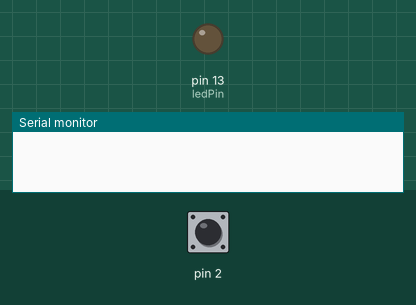
Recording of a sketch running on a simulated Arduino Uno, built with avr-gcc and run on an emulated ATmega328P. On the bench: output pins drawn as LEDs (lit = HIGH), the last lines printed to the serial monitor. Inputs (shaded band) come from the test bench; at power-on: pin 2 LOW.

Above: at 1.2 s.
1.3 s: pin 2 driven HIGH
At 1.8 s:
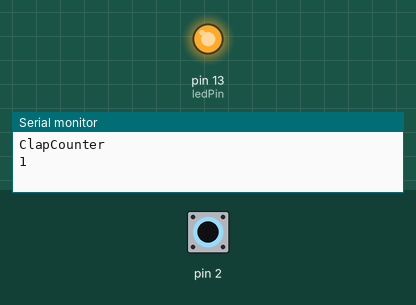
4.1 s: pin 2 pulsed LOW 2 times (0.12 s each, 0.3 s apart)
At 5.2 s:
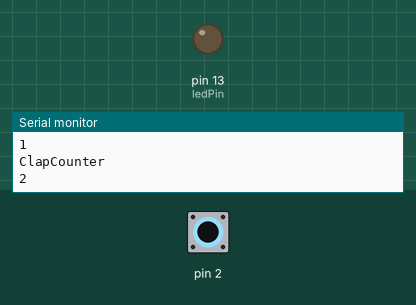
Timing chart, 0 to 7.1 s (numbered marks = the images above; inputs shaded):
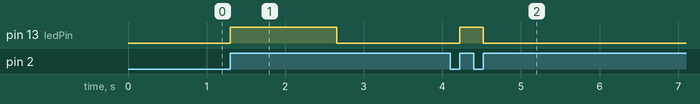

The sketch:

TestMillis.ino
```cpp
int ClapCounter =0;
int timebase = 0;
unsigned long startMillis;
int led=0;
int ledPin=13;


void setup() {
  // put your setup code here, to run once:
  attachInterrupt(0,IntHandler,RISING);
  pinMode(ledPin, OUTPUT);
  Serial.begin(9600);
}


void loop() {

/* timebase is the time period allowed to detect the all the hand Clap input
 *
 */
if (timebase>0){ timebase--;}
else{
  if(ClapCounter>0){
    if(ClapCounter==1){
      Serial.println("Clap one");
      }
    if(ClapCounter==2){
            Serial.println("Clap two");
      }
    if(ClapCounter==3){
            Serial.println("Clap three");
      }
    }
  ClapCounter=0;
  led=0;
  digitalWrite(ledPin,led);
  }
  delay(9);
}

void IntHandler(){
  /*ClapCounter started from 1 as first Clap interrupt occur.
   *
   */

  //Serial.print("Int==");
  //int Time=millis();
  //Serial.println(Time);
  if (ClapCounter==0){
    //Serial.print("startMillis==");
    startMillis=millis();
    //Serial.println(startMillis);
    ClapCounter=1;
    digitalWrite(ledPin,!led);
    led=!led;
    }
/*To stop the sound boundce causing more interrupt & flase ClapCount to occur
 * Millis() timer added
 */
  if((millis()-startMillis) >100){
  ClapCounter++;
  led=!led;
       digitalWrite(ledPin,led);
       //Time=millis();
    //Serial.print("startMillis+5 millis()==");
    //Serial.println(Time);
    startMillis=millis();
}
  if(ClapCounter>0){
    timebase= 150;
  }

  //ClapCounter++;

  //delay (100);
  Serial.println("ClapCounter");
  Serial.println(ClapCounter);

}
```

Measured:
- after the input at 1.3 s, pin 13 (ledPin): LOW → HIGH at once, → LOW 1.4 s later
- after the input at 4.1 s, pin 13 (ledPin): LOW → HIGH after 0.12 s, → LOW 0.30 s later
